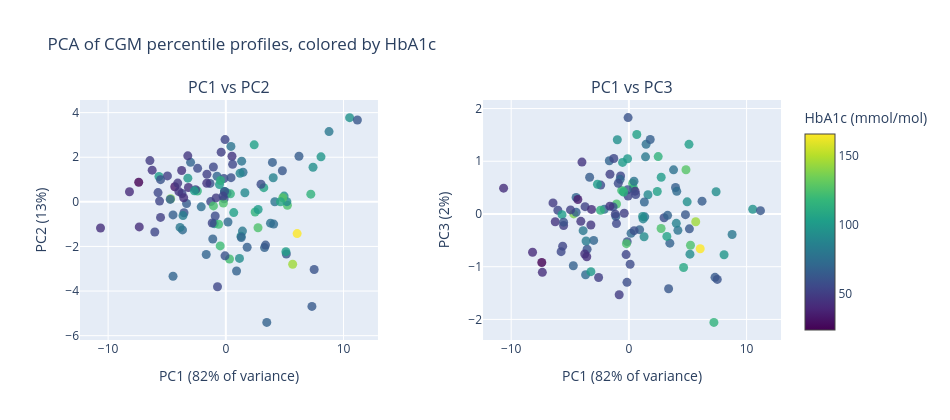

The cell this chart's notebook holds for it:
### Markdown cell above
## 6. PCA of CGM profiles

The same profiles as in `02_dim_reduction.ipynb`: 21 percentiles of each patient's CGM readings, standardized, then PCA. Points are colored by measured HbA1c. The left panel is PC1 vs PC2 and the right panel is PC1 vs PC3.

### Code cell
# PCA of per-patient CGM percentiles, colored by HbA1c
patient_cgm = get_patient_hba1c_cgm()
percentiles = np.arange(0, 101, 5)
patient_ids = list(patient_cgm.keys())
hba1c_vals = np.array([patient_cgm[p]['hba1c'] for p in patient_ids])
X = StandardScaler().fit_transform(
    np.array([np.percentile(patient_cgm[p]['cgm'], percentiles) for p in patient_ids]))
pca = PCA(n_components=3, random_state=42)
emb = pca.fit_transform(X)
var = pca.explained_variance_ratio_ * 100
print('Explained variance (%):', var.round(1))

fig = make_subplots(rows=1, cols=2, horizontal_spacing=0.15,
                    subplot_titles=('PC1 vs PC2', 'PC1 vs PC3'))
for col, j in [(1, 1), (2, 2)]:
    marker = dict(color=hba1c_vals, colorscale='Viridis', size=9, opacity=0.8,
                  showscale=(col == 2))
    if col == 2:
        marker['colorbar'] = dict(title='HbA1c (mmol/mol)')
    fig.add_trace(go.Scatter(x=emb[:, 0], y=emb[:, j], mode='markers', marker=marker,
                             text=patient_ids, showlegend=False,
                             hovertemplate='%{text}<br>HbA1c: %{marker.color:.1f}<extra></extra>'),
                  row=1, col=col)
fig.update_xaxes(title_text=f'PC1 ({var[0]:.0f}% of variance)', row=1, col=1)
fig.update_xaxes(title_text=f'PC1 ({var[0]:.0f}% of variance)', row=1, col=2)
fig.update_yaxes(title_text=f'PC2 ({var[1]:.0f}%)', row=1, col=1)
fig.update_yaxes(title_text=f'PC3 ({var[2]:.0f}%)', row=1, col=2)
fig.update_layout(title='PCA of CGM percentile profiles, colored by HbA1c',
                  height=420, width=950)
save_figure(fig, 'pca_components.png', width=950, height=420)
fig
